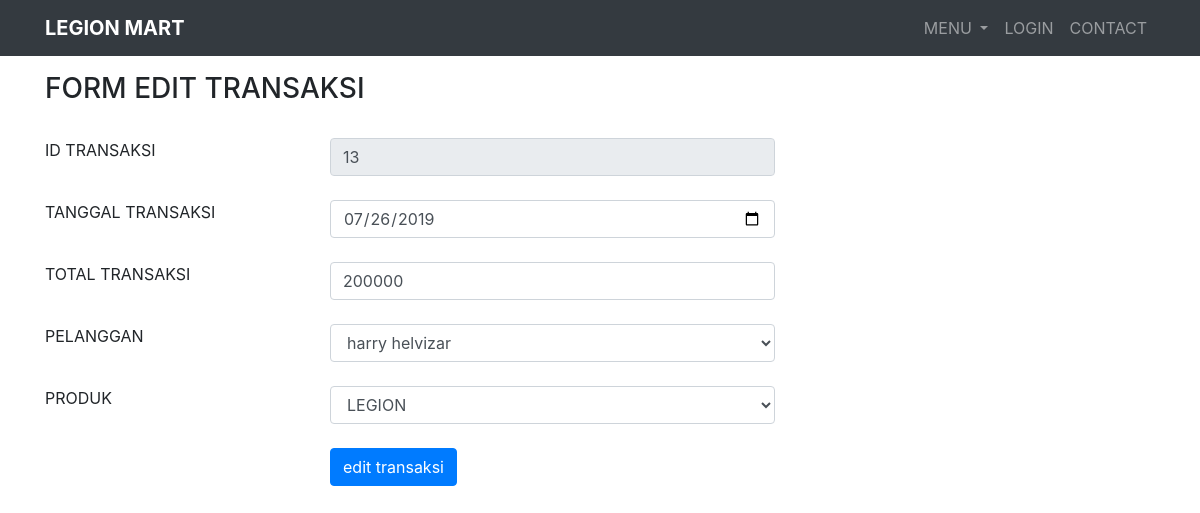
Page /edit_transaksi.php?id_transaksi=13 on the committed database.
### tables this page shows
CREATE TABLE `transaksi` (
  `id_transaksi` int(12) NOT NULL,
  `tanggal_transaksi` date NOT NULL,
  `total_transaksi` int(11) NOT NULL,
  `id_pelanggan` int(12) NOT NULL,
  `id_produk` int(12) NOT NULL,
  `status` varchar(50) NOT NULL
);

### edit_transaksi.php (the view, shortened to what this page needs)
<?php
include 'header.php';
include 'koneksi.php';
    $id_transaksi = $_GET['id_transaksi'];
    $query = mysqli_query($db, "SELECT * FROM transaksi WHERE id_transaksi = '$id_transaksi'");
    $tran = mysqli_fetch_all($query, MYSQLI_ASSOC);
?>
<div class="form-group">
    <form action="" method="POST">
        <div class="container">
            <br><br><br>
            <h3>FORM EDIT TRANSAKSI</h3><br>
            <div class="row">
                <div class="col-md-3">
                    <label>ID TRANSAKSI</label>
                </div>
                <div class="col-md-5">
                    <input class="form-control" disabled type="text" name="id_transaksi" value="<?= $tran[0]['id_transaksi']; ?>">
                </div>
            </div>
            <br>
            <div class="row">
                <div class="col-md-3">
                    <label>TANGGAL TRANSAKSI</label>
                </div>
                <div class="col-md-5">
                    <input class="form-control" type="date" name="tanggal_transaksi" value="<?= $tran[0]['tanggal_transaksi']; ?>">
                </div>
            </div>
            <br>
            <div class="row">
                <div class="col-md-3">
                    <label>TOTAL TRANSAKSI</label>
                </div>
                <div class="col-md-5">
                    <input class="form-control" type="text" name="total_transaksi" value="<?= $tran[0]['total_transaksi']; ?>">
                </div>
            </div>
            <br>
            <div class="row">
                <div class="col-md-3">
                    <label>PELANGGAN</label>
                </div>
                <div class="col-md-5">
                    <select class="form-control" name="id_pelanggan" id="">
                        <?php
                            $pelanggan = $tran[0]['id_pelanggan'];
                            $pelanggan1 = mysqli_query($db, "SELECT * FROM pelanggan");
                            foreach($pelanggan1 as $list_pelanggan){
                                if($pelanggan == $list_pelanggan['id_pelanggan']){
                                    echo'<option value="'.$list_pelanggan['id_pelanggan'].'"selected>'.$list_pelanggan['nama_pelanggan'].'</option>';
                                }else{
                                    echo'<option value="'.$list_pelanggan['id_pelanggan'].'">'.$list_pelanggan['nama_pelanggan'].'</option>';
                                }
                            }
                        ?>
                    </select>
                </div>
            </div>
            <br>
            <div class="row">
                <div class="col-md-3">
                    <label>PRODUK</label>
                </div>
                <div class="col-md-5">
                    <select class="form-control" name="id_produk">
                        <?php
                        $produk = $tran[0]['id_produk'];
                        $produk1 = mysqli_query ($db, "SELECT * FROM produk");
                        foreach($produk1 as $list_produk){
                            if($produk == $list_produk['id_produk']){
                                echo'<option value="'.$list_produk['id_produk'].'"selected>'.$list_produk['nama_produk'].'</option>';
                            }else{
                                echo'<option value="'.$list_produk['id_produk'].'">'.$list_produk['nama_produk'].'</option>';
                            }
                        }
                        ?>
                    </select>
                </div>
            </div>
            <br>
            <div class="row">
                <div class="col-md-3">
                </div>
                <div class="col">
                    <input class="btn btn-primary" type="submit" name="submit" id="" value="edit transaksi">
                </div>
            </div>
        </div>
    </form>
</div>

### rows in the picture
transaksi: id_transaksi "13", tanggal_transaksi "07/26/2019", total_transaksi "200000"

### other values in the picture
form field id_pelanggan "harry helvizar"
form field id_produk "LEGION"
